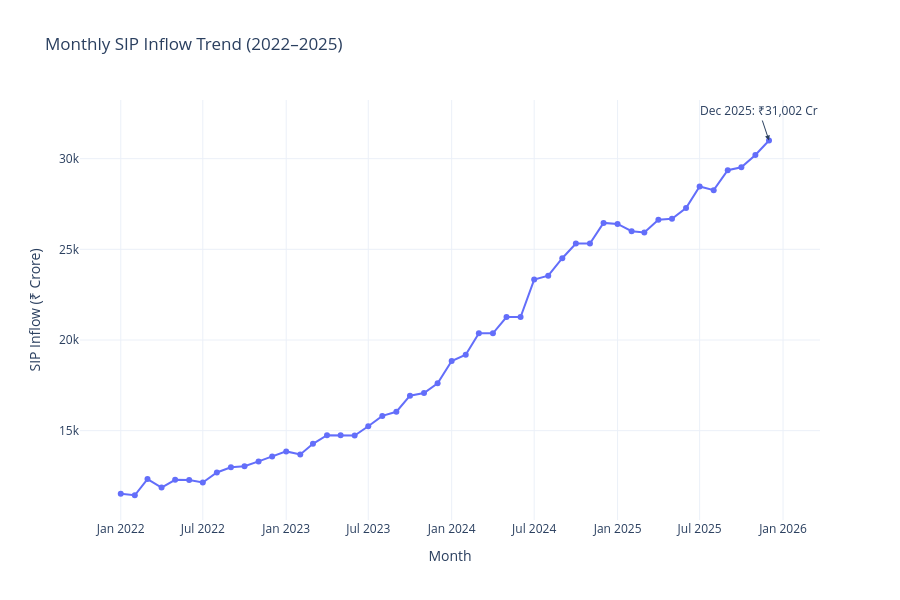

Notebook code for this chart:
### Code cell
fig_sip = px.line(
    sip,
    x="month",
    y="sip_inflow_crore",
    markers=True,
    title="Monthly SIP Inflow Trend (2022–2025)",
    labels={
        "month": "Month",
        "sip_inflow_crore": "SIP Inflow (₹ Crore)"
    }
)

dec_2025 = sip[sip["month"].dt.strftime("%Y-%m") == "2025-12"]

if not dec_2025.empty:
    dec_value = dec_2025["sip_inflow_crore"].iloc[0]

    fig_sip.add_annotation(
        x=dec_2025["month"].iloc[0],
        y=dec_value,
        text=f"Dec 2025: ₹{dec_value:,.0f} Cr",
        showarrow=True,
        arrowhead=2
    )

fig_sip.update_layout(
    template="plotly_white",
    hovermode="x unified",
    height=600
)

fig_sip.show()
